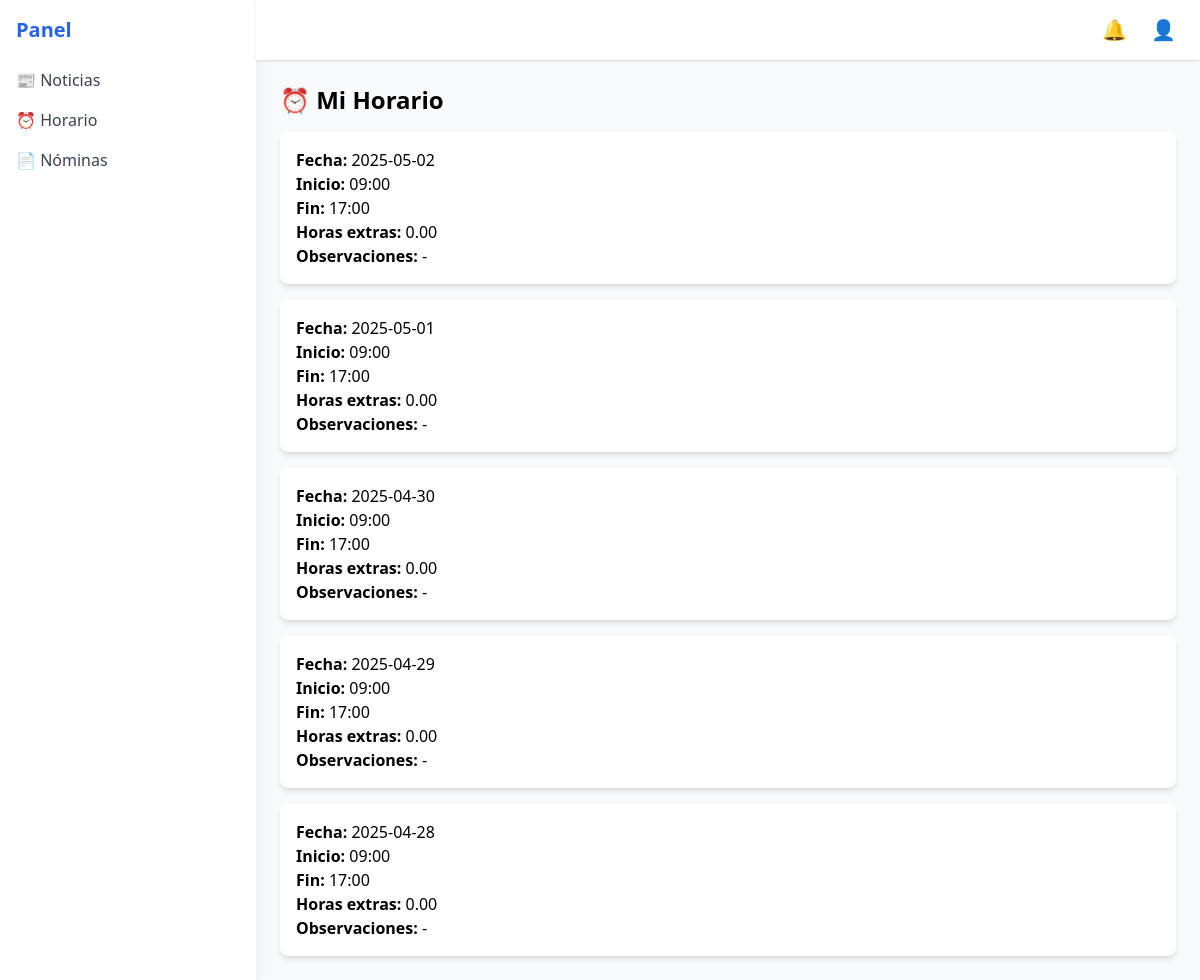
Page /horario/ (signed in) on the committed database.
### core/models.py (models this page shows, shortened)
class Jornada(models.Model):
    trabajador = models.ForeignKey(settings.AUTH_USER_MODEL, on_delete=models.CASCADE, related_name='jornadas')
    fecha = models.DateField()
    hora_inicio = models.TimeField()
    hora_fin = models.TimeField()
    horas_extras = models.DecimalField(max_digits=4, decimal_places=2, default=0)
    observaciones = models.TextField(blank=True, null=True)
    class Meta:
        verbose_name_plural = "Jornadas"
        ordering = ['-fecha', 'trabajador']
        unique_together = ['trabajador', 'fecha']

### core/views.py (the view)
# urls.py: path('horario/',horario_view, name='horario'),
@login_required
def horario_view(request):
    user = request.user
    jornadas = Jornada.objects.filter(trabajador=user).order_by('-fecha')
    return render(request, 'core/horario.html', {'jornadas': jornadas})

### core/templates/core/horario.html
{% extends 'core/base.html' %}
{% block content %}
<h1 class="text-2xl font-bold mb-4">⏰ Mi Horario</h1>
<div id="horarios" class="space-y-4">
    {% if jornadas %}
        {% for jornada in jornadas %}
            <div class="p-4 bg-white rounded-lg shadow-md">
                <p><strong>Fecha:</strong> {{ jornada.fecha|date:"Y-m-d" }}</p>
                <p><strong>Inicio:</strong> {{ jornada.hora_inicio|time:"H:i" }}</p>
                <p><strong>Fin:</strong> {{ jornada.hora_fin|time:"H:i" }}</p>
                <p><strong>Horas extras:</strong> {{ jornada.horas_extras }}</p>
                <p><strong>Observaciones:</strong> {{ jornada.observaciones|default:"-" }}</p>
            </div>
        {% endfor %}
    {% else %}
        <p class="text-gray-500">No hay horarios cargados.</p>
    {% endif %}
</div>
{% endblock %}

### core/templates/core/base.html (shortened to what this page needs)
<!DOCTYPE html>
<html lang="es">
<head>
    <script src="https://cdn.tailwindcss.com"></script>
</head>
<body class="bg-secondary h-screen">
    <div class="flex h-full">
        <aside class="w-64 bg-white shadow-lg p-4">
            <h2 class="text-xl font-bold text-primary mb-6">Panel</h2>
            <nav class="space-y-4">
                <a href="/news/" class="block text-gray-700 hover:text-primary">📰 Noticias</a>
                <a href="/horario/" class="block text-gray-700 hover:text-primary">⏰ Horario</a>
                <a href="/nominas/" class="block text-gray-700 hover:text-primary">📄 Nóminas</a>
            </nav>
        </aside>
        <div class="flex-1 flex flex-col">
            <header class="flex justify-end items-center bg-white shadow px-6 py-4">
                <div class="relative mr-6">
                    <a href="/mensajes/" class="text-gray-600 hover:text-primary text-xl">🔔</a>
                </div>
                <div class="relative">
                    <button id="userMenuButton" class="text-gray-600 hover:text-primary text-xl">👤</button>
                </div>
            </header>
            <main class="flex-1 p-6">
                {% block content %}{% endblock %}
            </main>
        </div>
    </div>
</body>
</html>

### rows in the picture
Jornada: fecha "2025-05-02", hora_inicio "09:00", hora_fin "17:00", horas_extras "0.00", observaciones "-"
Jornada: fecha "2025-05-01", hora_inicio "09:00", hora_fin "17:00", horas_extras "0.00", observaciones "-"
Jornada: fecha "2025-04-30", hora_inicio "09:00", hora_fin "17:00", horas_extras "0.00", observaciones "-"
Jornada: fecha "2025-04-29", hora_inicio "09:00", hora_fin "17:00", horas_extras "0.00", observaciones "-"
Jornada: fecha "2025-04-28", hora_inicio "09:00", hora_fin "17:00", horas_extras "0.00", observaciones "-"
